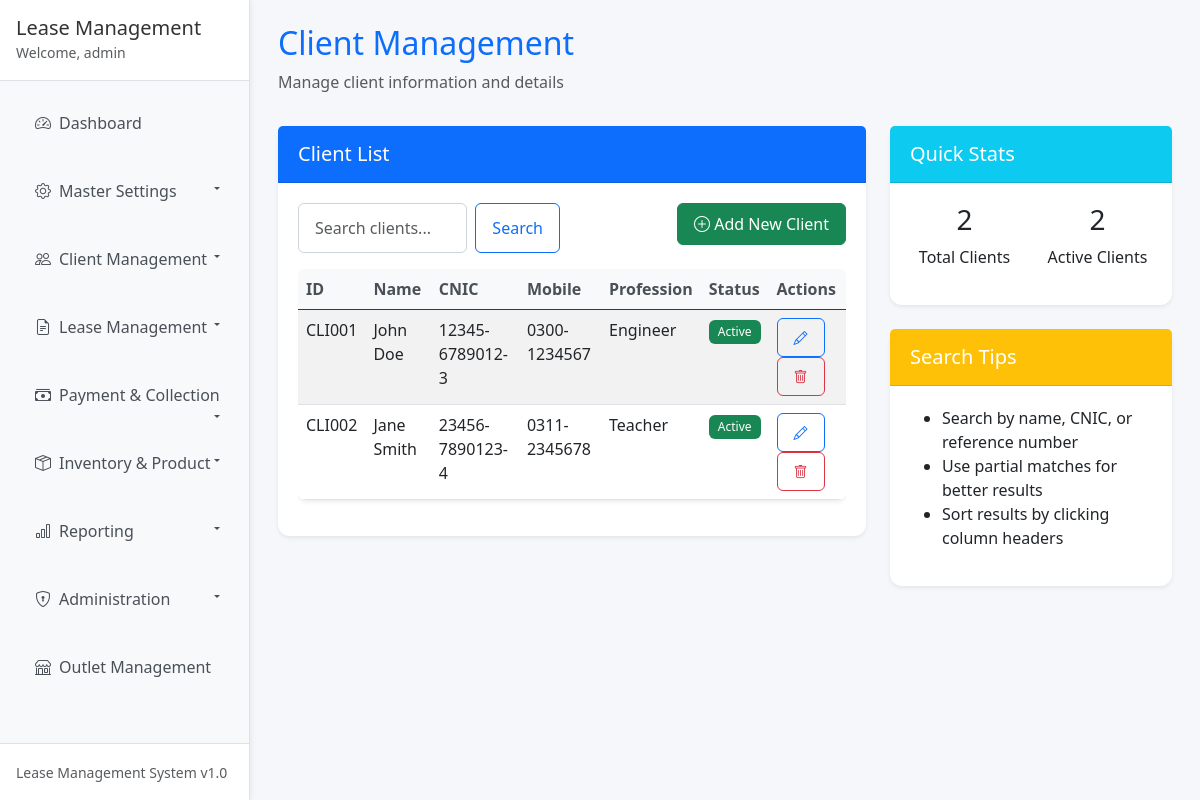
The page /clients.php (signed in) on the database its author committed.
### tables this page shows
CREATE TABLE clients (
    id INT AUTO_INCREMENT PRIMARY KEY,
    client_id VARCHAR(50) UNIQUE NOT NULL,
    full_name VARCHAR(100) NOT NULL,
    father_husband_name VARCHAR(100),
    cnic VARCHAR(20) UNIQUE NOT NULL,
    mobile_primary VARCHAR(20),
    mobile_secondary VARCHAR(20),
    address_current TEXT,
    address_permanent TEXT,
    area VARCHAR(100),
    road VARCHAR(100),
    city VARCHAR(50),
    profession VARCHAR(100),
    manual_reference_no VARCHAR(50),
    status ENUM('Active', 'Blocked') DEFAULT 'Active',
    remarks TEXT,
    photo_path VARCHAR(255),
    outlet_id VARCHAR(50) NOT NULL,
    created_at TIMESTAMP DEFAULT CURRENT_TIMESTAMP,
    updated_at TIMESTAMP DEFAULT CURRENT_TIMESTAMP ON UPDATE CURRENT_TIMESTAMP,
    FOREIGN KEY (outlet_id) REFERENCES outlets(outlet_id)
);

### clients.php (the view, shortened to what this page needs)
<?php
$conn = getDBConnection();
$search = '';
if (isset($_GET['search'])) {
    $search = $_GET['search'];
    $search_term = "%$search%";
    $clients_result = $conn->prepare("SELECT * FROM clients WHERE full_name LIKE ? OR cnic LIKE ? OR manual_reference_no LIKE ? ORDER BY created_at DESC");
    $clients_result->bind_param("sss", $search_term, $search_term, $search_term);
    $clients_result->execute();
    $clients_result = $clients_result->get_result();
} else {
    $clients_result = $conn->query("SELECT * FROM clients ORDER BY created_at DESC");
}
?>
<!DOCTYPE html>
<html lang="en">
<head>
    <link href="https://cdn.jsdelivr.net/npm/bootstrap@5.3.0/dist/css/bootstrap.min.css" rel="stylesheet">
    <link href="https://cdn.jsdelivr.net/npm/bootstrap-icons@1.10.0/font/bootstrap-icons.css" rel="stylesheet">
    <link href="https://cdn.jsdelivr.net/npm/select2@4.1.0-rc.0/dist/css/select2.min.css" rel="stylesheet" />
    <link href="assets/css/styles.css" rel="stylesheet">
</head>
<body>
    <?php include 'includes/permanent_sidebar.php'; ?>
    <div class="main-content">
        <div class="container-fluid">
            <div class="row mb-3">
                <div class="col-12">
                    <h2 class="text-primary">Client Management</h2>
                    <p class="text-muted">Manage client information and details</p>
                </div>
            </div>
            <div class="row">
                <div class="col-md-8">
                    <div class="card">
                        <div class="card-header bg-primary text-white">
                            <h5 class="card-title mb-0">Client List</h5>
                        </div>
                        <div class="card-body">
                            <div class="row mb-3">
                                <div class="col-md-6">
                                    <form method="GET" class="d-flex">
                                        <input type="text" name="search" class="form-control me-2" placeholder="Search clients..." value="<?php echo htmlspecialchars($search); ?>">
                                        <button class="btn btn-outline-primary" type="submit">Search</button>
                                    </form>
                                </div>
                                <div class="col-md-6 text-end">
                                    <button class="btn btn-success" data-bs-toggle="modal" data-bs-target="#addClientModal">
                                        <i class="bi bi-plus-circle"></i> Add New Client
                                    </button>
                                </div>
                            </div>
                            <div class="table-responsive">
                                <table class="table table-striped table-hover">
                                    <thead class="table-dark">
                                        <tr>
                                            <th>ID</th>
                                            <th>Name</th>
                                            <th>CNIC</th>
                                            <th>Mobile</th>
                                            <th>Profession</th>
                                            <th>Status</th>
                                            <th>Actions</th>
                                        </tr>
                                    </thead>
                                    <tbody>
                                        <?php while ($client = $clients_result->fetch_assoc()): ?>
                                        <tr>
                                            <td><?php echo htmlspecialchars($client['client_id']); ?></td>
                                            <td><?php echo htmlspecialchars($client['full_name']); ?></td>
                                            <td><?php echo htmlspecialchars($client['cnic']); ?></td>
                                            <td><?php echo htmlspecialchars($client['mobile_primary']); ?></td>
                                            <td><?php echo htmlspecialchars($client['profession']); ?></td>
                                            <td>
                                                <?php if ($client['status'] == 'Active'): ?>
                                                    <span class="badge bg-success">Active</span>
                                                <?php else: ?>
                                                    <span class="badge bg-danger">Inactive</span>
                                                <?php endif; ?>
                                            </td>
                                            <td>
                                                <button class="btn btn-sm btn-outline-primary edit-client"
                                                        data-client='<?php echo json_encode($client); ?>'>
                                                    <i class="bi bi-pencil"></i>
                                                </button>
                                                <button class="btn btn-sm btn-outline-danger delete-client"
                                                        data-id="<?php echo $client['id']; ?>">
                                                    <i class="bi bi-trash"></i>
                                                </button>
                                            </td>
                                        </tr>
                                        <?php endwhile; ?>
                                    </tbody>
                                </table>
                            </div>
                        </div>
                    </div>
                </div>
                <div class="col-md-4">
                    <div class="card">
                        <div class="card-header bg-info text-white">
                            <h5 class="card-title mb-0">Quick Stats</h5>
                        </div>
                        <div class="card-body">
                            <div class="row">
                                <div class="col-6 text-center">
                                    <h3><?php echo $clients_result->num_rows; ?></h3>
                                    <p>Total Clients</p>
                                </div>
                                <div class="col-6 text-center">
                                    <?php
                                    $conn = getDBConnection();
                                    $active_result = $conn->query("SELECT COUNT(*) as count FROM clients WHERE status='Active'");
                                    $active_count = $active_result->fetch_assoc()['count'];
                                    ?>
                                    <h3><?php echo $active_count; ?></h3>
                                    <p>Active Clients</p>
                                </div>
                            </div>
                        </div>
                    </div>
                    <div class="card mt-3">
                        <div class="card-header bg-warning text-white">
                            <h5 class="card-title mb-0">Search Tips</h5>
                        </div>
                        <div class="card-body">
                            <ul>
                                <li>Search by name, CNIC, or reference number</li>
                                <li>Use partial matches for better results</li>
                                <li>Sort results by clicking column headers</li>
                            </ul>
                        </div>
                    </div>
                </div>
            </div>
        </div>
    </div>
</body>
</html>

### includes/permanent_sidebar.php (shortened to what this page needs)
<?php
$user_role = $_SESSION['role'] ?? 'User';
$username = $_SESSION['username'] ?? 'User';
?>
<div class="sidebar bg-light border-end vh-100 position-fixed d-none d-lg-block" style="width: 250px; z-index: 1000;">
  <div class="d-flex flex-column h-100">
    <div class="sidebar-header p-3 border-bottom">
      <h5 class="mb-0">Lease Management</h5>
      <small class="text-muted">Welcome, <?php echo htmlspecialchars($username); ?></small>
    </div>
    <div class="flex-grow-1 overflow-auto">
      <nav class="nav flex-column px-2 py-3">
        <div class="nav-item">
          <a class="nav-link" href="dashboard.php">
            <i class="bi bi-speedometer2 me-2"></i>Dashboard
          </a>
        </div>
        <?php if ($user_role == 'Admin' || $user_role == 'BranchManager' || $user_role == 'Sales'): ?>
        <div class="nav-item mt-3">
          <a class="nav-link dropdown-toggle" data-bs-toggle="collapse" href="#masterSettings" role="button" aria-expanded="false" aria-controls="masterSettings">
            <i class="bi bi-gear me-2"></i>Master Settings
          </a>
        </div>
        <?php endif; ?>
        <?php if ($user_role == 'Admin' || $user_role == 'BranchManager' || $user_role == 'Sales'): ?>
        <div class="nav-item mt-3">
          <a class="nav-link dropdown-toggle" data-bs-toggle="collapse" href="#clientManagement" role="button" aria-expanded="false" aria-controls="clientManagement">
            <i class="bi bi-people me-2"></i>Client Management
          </a>
        </div>
        <?php endif; ?>
        <?php if ($user_role == 'Admin' || $user_role == 'BranchManager' || $user_role == 'Sales'): ?>
        <div class="nav-item mt-3">
          <a class="nav-link dropdown-toggle" data-bs-toggle="collapse" href="#leaseManagement" role="button" aria-expanded="false" aria-controls="leaseManagement">
            <i class="bi bi-file-earmark-text me-2"></i>Lease Management
          </a>
        </div>
        <?php endif; ?>
        <?php if ($user_role == 'Admin' || $user_role == 'BranchManager' || $user_role == 'RecoveryOfficer' || $user_role == 'AccountsOfficer'): ?>
        <div class="nav-item mt-3">
          <a class="nav-link dropdown-toggle" data-bs-toggle="collapse" href="#collectionManagement" role="button" aria-expanded="false" aria-controls="collectionManagement">
            <i class="bi bi-cash-stack me-2"></i>Payment & Collection
          </a>
        </div>
        <?php endif; ?>
        <?php if ($user_role == 'Admin' || $user_role == 'BranchManager' || $user_role == 'Sales'): ?>
        <div class="nav-item mt-3">
          <a class="nav-link dropdown-toggle" data-bs-toggle="collapse" href="#inventoryManagement" role="button" aria-expanded="false" aria-controls="inventoryManagement">
            <i class="bi bi-box-seam me-2"></i>Inventory & Product
          </a>
        </div>
        <?php endif; ?>
        <div class="nav-item mt-3">
          <a class="nav-link dropdown-toggle" data-bs-toggle="collapse" href="#reporting" role="button" aria-expanded="false" aria-controls="reporting">
            <i class="bi bi-bar-chart me-2"></i>Reporting
          </a>
        </div>
        <?php if ($user_role == 'Admin'): ?>
        <div class="nav-item mt-3">
          <a class="nav-link dropdown-toggle" data-bs-toggle="collapse" href="#administration" role="button" aria-expanded="false" aria-controls="administration">
            <i class="bi bi-shield-lock me-2"></i>Administration
          </a>
        </div>
        <?php endif; ?>
        <?php if ($user_role == 'Admin'): ?>
        <div class="nav-item mt-3">
          <a class="nav-link" href="outlets.php">
            <i class="bi bi-shop me-2"></i>Outlet Management
          </a>
        </div>
        <?php endif; ?>
      </nav>
    </div>
    <div class="sidebar-footer p-3 border-top">
      <small class="text-muted">Lease Management System v1.0</small>
    </div>
  </div>
</div>

### assets/css/styles.css (style rules this page uses)
body { font-family: 'Segoe UI', Tahoma, Geneva, Verdana, sans-serif; background-color: #f5f7fa; color: #333; }
.main-content { padding-top: 1.5rem; padding-bottom: 2rem; padding-left: 1rem; padding-right: 1rem; margin-left: 250px; }
.sidebar { min-height: calc(100vh - 56px); background-color: #f8f9fa; border-right: 1px solid #dee2e6; box-shadow: 2px 0 5px rgba(0,0,0,.05); }
.nav-link { color: #495057; border-radius: 0.375rem; margin: 0.125rem 0.5rem; padding: 0.75rem 1rem; transition: all 0.3s ease; }
.main-content { padding-top: 1.5rem; padding-bottom: 2rem; padding-left: 1rem; padding-right: 1rem; }
.form-control, .form-select { border-radius: 0.375rem; padding: 0.75rem 1rem; border: 1px solid #ced4da; }
.table { background-color: white; border-radius: 0.5rem; overflow: hidden; box-shadow: 0 0.125rem 0.25rem rgba(0, 0, 0, 0.075); }
.table th { border-top: none; font-weight: 600; color: #495057; background-color: #f8f9fa; }
.btn { border-radius: 0.375rem; font-weight: 500; padding: 0.5rem 1rem; transition: all 0.3s ease; }
.btn-outline-primary, .btn-outline-success, .btn-outline-warning, .btn-outline-info, .btn-outline-secondary, .btn-outline-dark { transition: all 0.3s ease; }
.card { border-radius: 0.75rem; box-shadow: 0 0.125rem 0.25rem rgba(0, 0, 0, 0.075); border: none; margin-bottom: 1.5rem; }
.card-header { font-weight: 600; border-bottom: 1px solid rgba(0, 0, 0, 0.125); background-color: transparent; padding: 1rem 1.25rem; }
.card-body { padding: 1.25rem; }
.badge { font-weight: 500; padding: 0.5em 0.75em; }

### assets/css/navigation.css (style rules this page uses)
.sidebar { background-color: #f8f9fa; border-right: 1px solid #dee2e6; height: 100vh; position: fixed; top: 0; left: 0; width: 250px; z-index: 1000; overflow-y: auto; box-shadow: 2px 0 5px rgba(0,0,0,.05); }
.sidebar-header { padding: 1rem; border-bottom: 1px solid #dee2e6; background-color: #fff; }
.sidebar-footer { padding: 1rem; border-top: 1px solid #dee2e6; background-color: #fff; margin-top: auto; }
.nav-link { color: #495057; padding: 0.75rem 1rem; transition: all 0.3s ease; border-left: 3px solid transparent; border-radius: 0 0.375rem 0.375rem 0; margin: 0.125rem 0; }
.nav-link.dropdown-toggle::after { float: right; margin-top: 0.5rem; transition: transform 0.3s ease; font-size: 0.8rem; }
.btn-outline-primary, .btn-outline-success, .btn-outline-warning, .btn-outline-info, .btn-outline-secondary, .btn-outline-dark { transition: all 0.3s ease; }

### assets/css/forms.css (style rules this page uses)
.form-control, .form-select { border-radius: 0.375rem; padding: 0.75rem 1rem; border: 1px solid #ced4da; transition: all 0.3s ease; }

### rows shown on the page
clients: client "CLI001", full_name "John Doe", cnic "12345-6789012-3", mobile_primary "0300-1234567", profession "Engineer", status "Active"
clients: client "CLI002", full_name "Jane Smith", cnic "23456-7890123-4", mobile_primary "0311-2345678", profession "Teacher", status "Active"

### other values the page prints
$username "admin"
$clients_result->num_rows "2"
$active_count "2"
